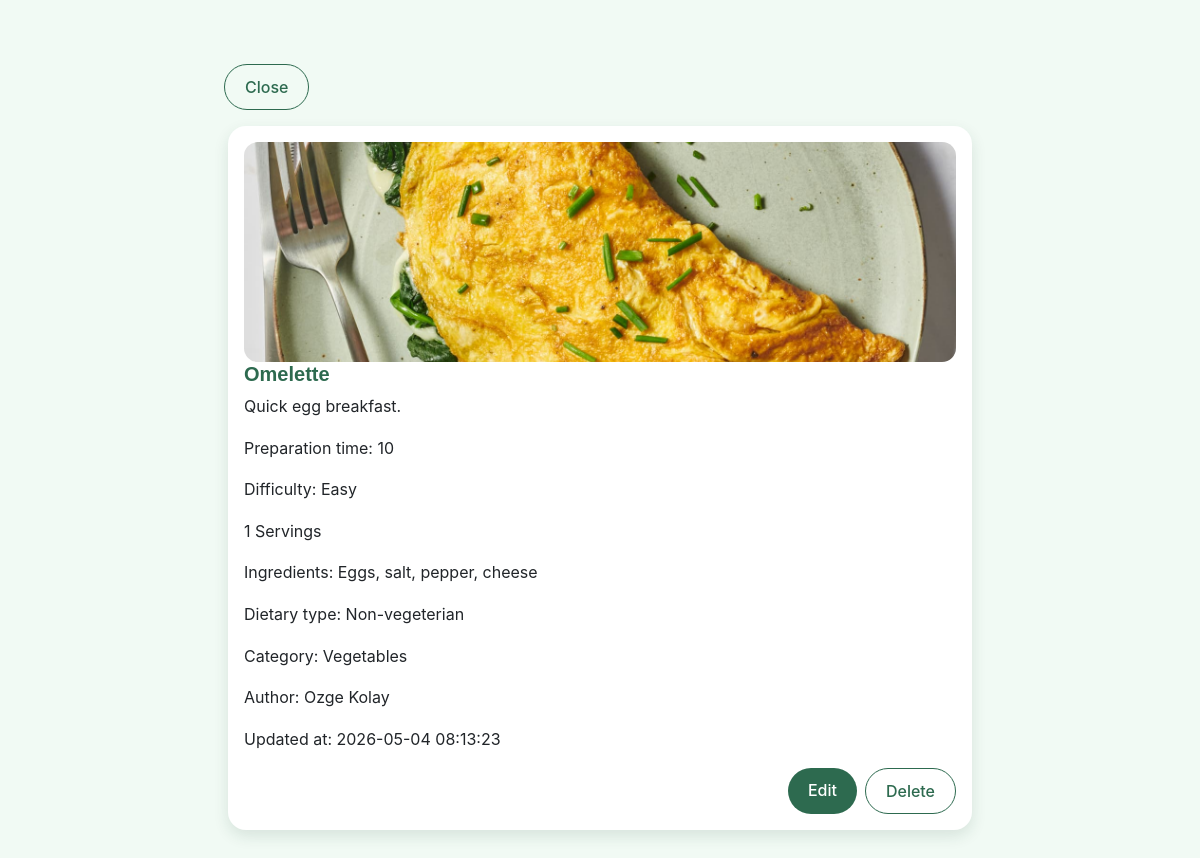
The app's page /recipes/details.php?recipeid=10 (signed in) with its own data.
### tables this page shows
CREATE TABLE IF NOT EXISTS `recipes` (
  `id` int NOT NULL AUTO_INCREMENT,
  `title` varchar(255) NOT NULL,
  `description` text,
  `recipe_picture` varchar(255) DEFAULT NULL,
  `ingredients` text NOT NULL,
  `instructions` longtext NOT NULL,
  `prep_time` int NOT NULL,
  `dietary_type` enum('Vegeterian','Non-vegeterian','Vegan') NOT NULL,
  `category` enum('Chicken meals','Vegetables','Desserts','Fish meals') DEFAULT NULL,
  `created_at` timestamp NULL DEFAULT CURRENT_TIMESTAMP,
  `updated_at` timestamp NULL DEFAULT CURRENT_TIMESTAMP ON UPDATE CURRENT_TIMESTAMP,
  `difficulty` enum('Easy','Medium','Complicated') DEFAULT NULL,
  `servings` int NOT NULL,
  `author_id` int DEFAULT NULL,
  PRIMARY KEY (`id`),
  KEY `fk_recipes_author` (`author_id`)
);

CREATE TABLE IF NOT EXISTS `users` (
  `id` int NOT NULL AUTO_INCREMENT,
  `first_name` varchar(255) NOT NULL,
  `last_name` varchar(255) NOT NULL,
  `user_image` varchar(255) DEFAULT NULL,
  `email` varchar(255) NOT NULL,
  `password` varchar(255) NOT NULL,
  `role` enum('User','Admin') DEFAULT 'User',
  `status` enum('Active','Blocked') DEFAULT 'Active',
  `created_at` timestamp NULL DEFAULT CURRENT_TIMESTAMP,
  `updated_at` timestamp NULL DEFAULT CURRENT_TIMESTAMP ON UPDATE CURRENT_TIMESTAMP,
  PRIMARY KEY (`id`),
  UNIQUE KEY `email` (`email`)
);

### recipes/details.php (the view, shortened to what this page needs)
<?php
require_once "../components/db_connect.php";
$user_id = isset($_SESSION['adm']) ? $_SESSION['adm'] : $_SESSION['user'];
$recipe_id = $_GET['recipeid'];
$sql_query = "SELECT recipes.*, users.first_name, users.last_name
              FROM recipes
              LEFT JOIN users ON author_id = users.id
              WHERE recipes.id = $recipe_id";
$result = mysqli_query($connect, $sql_query);
$display_data = "";
if (mysqli_num_rows($result) > 0) {
    $recipe = mysqli_fetch_assoc($result);
    $display_data = "
    <div class='container mt-3'>
    <a href='recipe.php' class='btn btn-outline-dark'>Close</a>
</div>
    <div class='card m-3'>
        <div class='card-body'>
            <img src='../pictures/$recipe[recipe_picture]' class='card-img-top' alt='$recipe[title]'>
            <h5 class='card-title'>$recipe[title]</h5>
            <p class='card-text'>$recipe[description]</p>
            <p>Preparation time: $recipe[prep_time]</p>
            <p>Difficulty: $recipe[difficulty]</p>
            <p>$recipe[servings] Servings</p>
            <p>Ingredients: $recipe[ingredients]</p>
            <p>Dietary type: $recipe[dietary_type]</p>
            <p>Category: $recipe[category]</p>
            <p>Author: $recipe[first_name] $recipe[last_name]</p>
            <p>Updated at: $recipe[updated_at]</p>
    ";
    if ($user_id == $recipe['author_id']) {
        $display_data .= "
            <div class='d-flex justify-content-end gap-2 mt-3'>
                <a href='edit.php?recipeid={$recipe['id']}' class='btn btn-dark'>Edit</a>
                <a href='delete.php?recipeid={$recipe['id']}' class='btn btn-outline-dark'>Delete</a>
            </div>
        ";
    }
    $display_data .= "
        </div>
    </div>
    ";
} else {
    header("Location: recipe.php");
    exit();
}
$display_data .= "
    <div class='d-flex justify-content-end gap-2 mt-3 flex-wrap'>
";
?>
<!DOCTYPE html>
<html lang="en">
<head>
    <link rel="stylesheet" href="https://cdnjs.cloudflare.com/ajax/libs/font-awesome/7.0.1/css/all.min.css" />
    <link href="https://cdn.jsdelivr.net/npm/bootstrap@5.3.8/dist/css/bootstrap.min.css" rel="stylesheet">
    <link rel="stylesheet" href="../css/main.css">
    <link rel="stylesheet" href="../css/recipe.css">
    <link rel="stylesheet" href="../css/details.css">
</head>
<body>
    <main class="container py-5">
        <div class="row justify-content-center">
            <div class="col-lg-8">
                <?= $display_data ?>
            </div>
        </div>
    </main>
</body>
</html>

### css/main.css (style rules this page uses)
:root { --green-dark: #2d6a4f; --green-darker: #1b4332; --green-light: #74c69d; --green-soft: #d8f3dc; --green-click: #95d5b2; --green-bg: #f1faf4; --white: #ffffff; --text-dark: #1f2933; --text-muted: #6c757d; }
main { flex: 1; }
html, body { height: 100%; }
body { background-color: var(--green-bg); color: var(--text-dark); display: flex; flex-direction: column; font-family: "Inter", sans-serif; }
h1, h2, h3, h5 { font-family: "Poppins", sans-serif; }
.container { max-width: 1300px; }
p { line-height: 1.6; }
a { text-decoration: none; }
.btn { border-radius: 999px; padding: 10px 20px; font-weight: 500; transition: all 0.2s ease; }
.btn-dark, .btn-primary, .btn-success { background: var(--green-dark) !important; border: none !important; color: white !important; }
.btn-outline-dark { color: var(--green-dark) !important; border-color: var(--green-dark) !important; }
.card { border: none; border-radius: 18px; box-shadow: 0 6px 15px rgba(27, 67, 50, 0.12); transition: transform 0.25s ease, box-shadow 0.25s ease; }
.card h5, .card h6, .section-title { color: var(--green-dark); font-weight: bold; }

### css/recipe.css (style rules this page uses)
.recipe-card img, .card-img-top { height: 220px; object-fit: cover; border-radius: 14px; }
.row { row-gap: 24px; }

### records on screen
recipes: recipe_picture (picture), title "Omelette", description "Quick egg breakfast.", prep_time "10", difficulty "Easy", servings "1", ingredients "Eggs, salt, pepper, cheese", dietary_type "Non-vegeterian", category "Vegetables", author.first_name "Ozge", author.last_name "Kolay", updated_at "2026-05-04 08:13:23"
